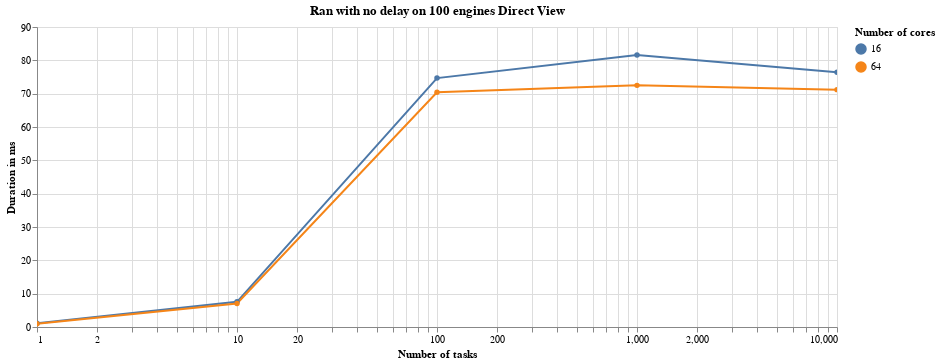
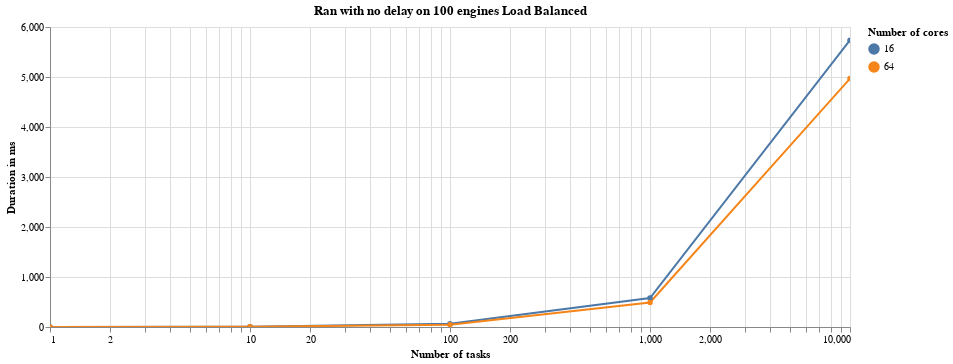

Notebook source saved alongside these figures, in order:
### Code cell
display(Markdown('### With no delay and non-blocking map on 100 engines:'))
data = pd.DataFrame(
    no_delay_source[BenchmarkType.TIME_N_TASKS_NO_DELAY_NON_BLOCKING]['direct_view']
)
alt.Chart(data).mark_line(point=True).encode(
    alt.X('Number of tasks', scale=alt.Scale(type='log')),
    color='Number of cores:N',
    y='Duration in ms',
    tooltip='Duration in ms',
).properties(
    title='Ran with no delay on 100 engines Direct View', width=800
).interactive().display(renderer='svg')

data = pd.DataFrame(
    no_delay_source[BenchmarkType.TIME_N_TASKS_NO_DELAY_NON_BLOCKING]['load_balanced']
)
alt.Chart(data).mark_line(point=True).encode(
    alt.X('Number of tasks', scale=alt.Scale(type='log')),
    color='Number of cores:N',
    y='Duration in ms',
    tooltip='Duration in ms',
).properties(
    title='Ran with no delay on 100 engines Load Balanced', width=800
).interactive().display(renderer='svg')

### Figure 1 — Vega-Lite specification as saved in the notebook (floating-point values rounded to 4 significant figures)
{"$schema": "https://vega.github.io/schema/vega-lite/v3.4.0.json", "config": {"mark": {"tooltip": null}, "view": {"height": 300, "width": 400}}, "data": {"name": "data-601f18975bb233a6a79bba11c16ea9ca"}, "datasets": {"data-601f18975bb233a6a79bba11c16ea9ca": [{"Duration in ms": 1.14, "Number of cores": 16, "Number of tasks": 1}, {"Duration in ms": 7.56, "Number of cores": 16, "Number of tasks": 10}, {"Duration in ms": 74.67, "Number of cores": 16, "Number of tasks": 100}, {"Duration in ms": 81.59, "Number of cores": 16, "Number of tasks": 1000}, {"Duration in ms": 76.41, "Number of cores": 16, "Number of tasks": 10000}, {"Duration in ms": 0.97, "Number of cores": 64, "Number of tasks": 1}, {"Duration in ms": 7.07, "Number of cores": 64, "Number of tasks": 10}, {"Duration in ms": 70.4, "Number of cores": 64, "Number of tasks": 100}, {"Duration in ms": 72.49, "Number of cores": 64, "Number of tasks": 1000}, {"Duration in ms": 71.21, "Number of cores": 64, "Number of tasks": 10000}]}, "encoding": {"color": {"field": "Number of cores", "type": "nominal"}, "tooltip": {"field": "Duration in ms", "type": "quantitative"}, "x": {"field": "Number of tasks", "scale": {"type": "log"}, "type": "quantitative"}, "y": {"field": "Duration in ms", "type": "quantitative"}}, "mark": {"point": true, "type": "line"}, "selection": {"selector020": {"bind": "scales", "encodings": ["x", "y"], "type": "interval"}}, "title": "Ran with no delay on 100 engines Direct View", "width": 800}

### Figure 2 — Vega-Lite specification as saved in the notebook (floating-point values rounded to 4 significant figures)
{"$schema": "https://vega.github.io/schema/vega-lite/v3.4.0.json", "config": {"mark": {"tooltip": null}, "view": {"height": 300, "width": 400}}, "data": {"name": "data-bfb1f38c2912b9437b34f9da9038de1f"}, "datasets": {"data-bfb1f38c2912b9437b34f9da9038de1f": [{"Duration in ms": 1.03, "Number of cores": 16, "Number of tasks": 1}, {"Duration in ms": 6.91, "Number of cores": 16, "Number of tasks": 10}, {"Duration in ms": 65.74, "Number of cores": 16, "Number of tasks": 100}, {"Duration in ms": 580.1, "Number of cores": 16, "Number of tasks": 1000}, {"Duration in ms": 5737.0, "Number of cores": 16, "Number of tasks": 10000}, {"Duration in ms": 0.72, "Number of cores": 64, "Number of tasks": 1}, {"Duration in ms": 4.86, "Number of cores": 64, "Number of tasks": 10}, {"Duration in ms": 47.17, "Number of cores": 64, "Number of tasks": 100}, {"Duration in ms": 490.5, "Number of cores": 64, "Number of tasks": 1000}, {"Duration in ms": 4969.0, "Number of cores": 64, "Number of tasks": 10000}]}, "encoding": {"color": {"field": "Number of cores", "type": "nominal"}, "tooltip": {"field": "Duration in ms", "type": "quantitative"}, "x": {"field": "Number of tasks", "scale": {"type": "log"}, "type": "quantitative"}, "y": {"field": "Duration in ms", "type": "quantitative"}}, "mark": {"point": true, "type": "line"}, "selection": {"selector021": {"bind": "scales", "encodings": ["x", "y"], "type": "interval"}}, "title": "Ran with no delay on 100 engines Load Balanced", "width": 800}
